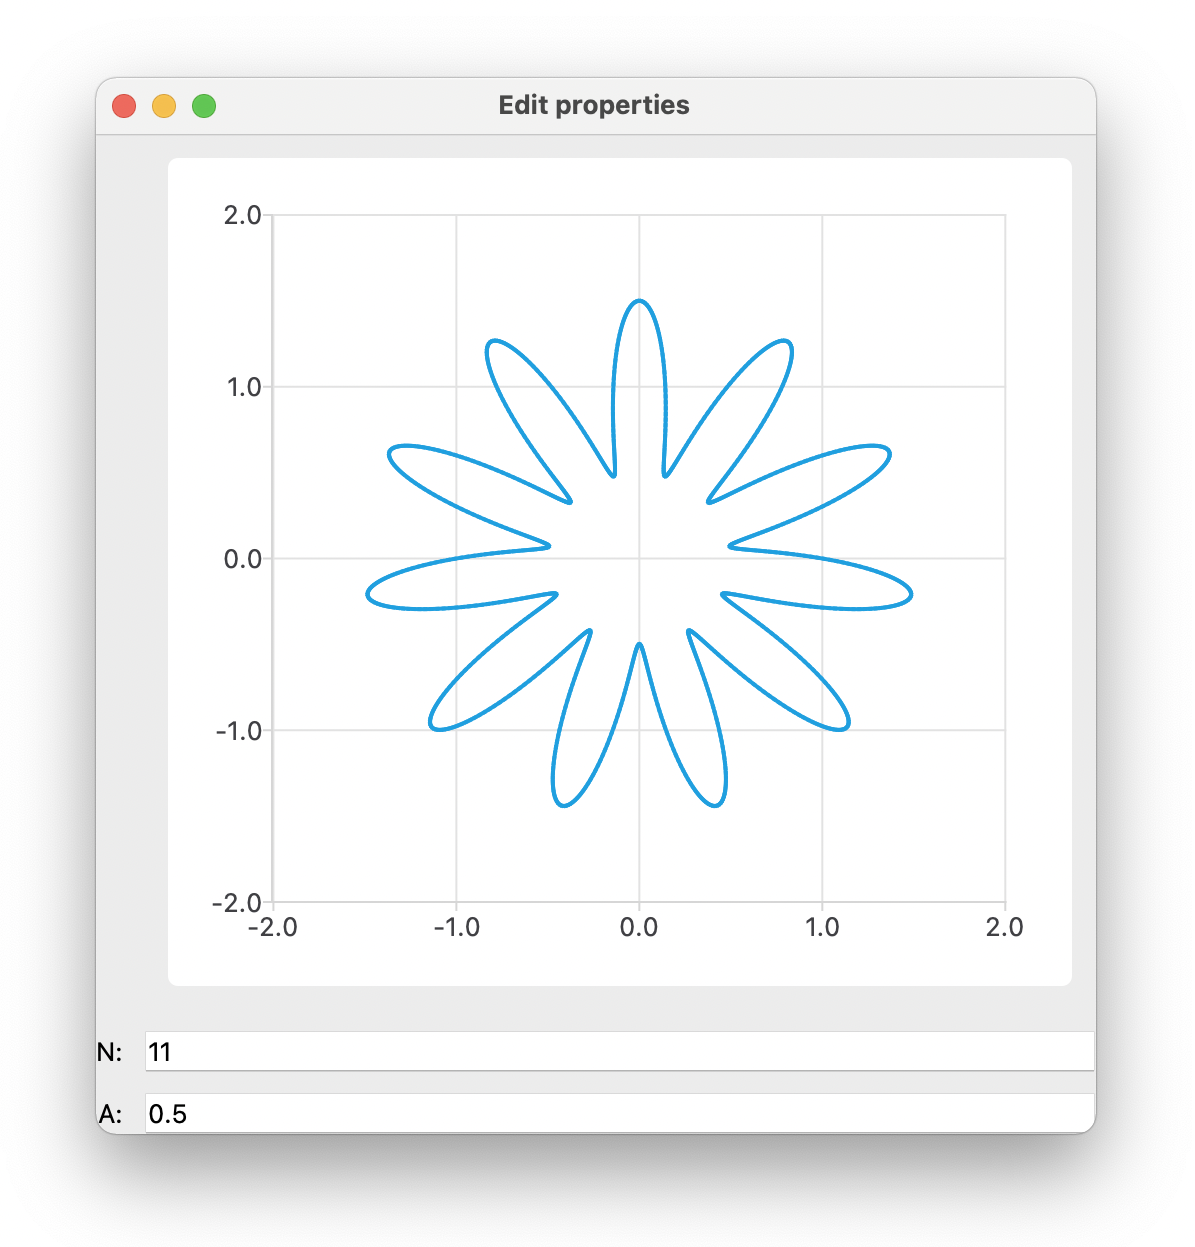

Write the Python code that produced this figure.
"""
Classes to enable embedding a PyQtChart chart into a TraitsUI GUI

This is a PyQtChart/PyQt5 adaptation of Pierre Haessig's script to put a matplotlib figure in a Qt-based TraitsUI window:
https://gist.github.com/pierre-haessig/9838326
which was itself a Qt adaptation of Gael Varoquaux's tutorial to integrate Matplotlib
http://docs.enthought.com/traitsui/tutorials/traits_ui_scientific_app.html#extending-traitsui-adding-a-matplotlib-figure-to-our-application
based on Qt-based code shared by Didrik Pinte, May 2012
http://markmail.org/message/z3hnoqruk56g2bje


Tested with
PyQt5.QtCore.QT_VERSION_STR: 5.12.9
traits.__version__: '6.2.0'
traitsui.__version__: '7.1.1'

-Kasey Russell, Feb 2021
"""
from PyQt5.QtChart import QChartView
from PyQt5.QtGui import QPainter
from traitsui.qt4.editor import Editor
from traitsui.basic_editor_factory import BasicEditorFactory


class _PyQtChartEditor(Editor):
    scrollable = True

    def init(self, parent):
        self.control = self._create_chart_view(parent)
        self.set_tooltip()

    def update_editor(self):
        pass

    def _create_chart_view(self, parent):
        """ Create the chart """
        chart_view = QChartView(self.value)
        chart_view.setRenderHint(QPainter.Antialiasing)
        return chart_view


class PyQtChartEditor(BasicEditorFactory):
    klass = _PyQtChartEditor


if __name__ == '__main__':
    # demo the editor
    from PyQt5.QtChart import QChart, QLineSeries
    from PyQt5.QtCore import Qt, QPointF
    from traits.api import HasTraits, Int, Float, observe, Any, Instance
    from traitsui.api import View, Item
    from numpy import sin, cos, linspace, pi


    class Test(HasTraits):

        chart = Instance(QChart, ())
        series = Instance(QLineSeries, ())
        n = Int(11)
        a = Float(0.5)

        view = View(Item('chart', editor=PyQtChartEditor(),
                         show_label=False),
                    Item('n'),
                    Item('a'),
                    width=500,
                    height=500,
                    resizable=True)

        def __init__(self):
            super(Test, self).__init__()
            self.chart.addSeries(self.series)
            self.chart.setAnimationOptions(QChart.SeriesAnimations)  # kind of fun! Or comment out to make it snappy
            self.chart.createDefaultAxes()
            self.chart.legend().setVisible(False)
            self.chart.axes(orientation=Qt.Horizontal)[0].setRange(-2, 2)
            self.chart.axes(orientation=Qt.Vertical)[0].setRange(-2, 2)
            self._t = linspace(0, 2 * pi, 1000)
            self._initialized = False
            self.plot()

        @observe('n,a')
        def plot(self, event=None):
            t = self._t
            a = self.a
            n = self.n
            x = sin(t) * (1 + a * cos(n * t))
            y = cos(t) * (1 + a * cos(n * t))
            if not self._initialized:
                self._initialized = True
                for xi, yi in zip(x, y):
                    self.series.append(xi, yi)
            else:
                new_data = [QPointF(xi, yi) for xi, yi in zip(x, y)]
                self.series.replace(new_data)


    obj = Test()
    obj.configure_traits()
